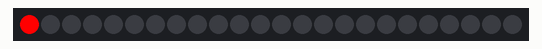
A sketch run on a simulated Arduino Uno, built with avr-gcc and run on an emulated ATmega328P. Parts: 24 RGB LEDs in strip order, left to right.

Above: at 0.05 s.
At 0.86 s:
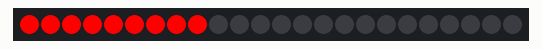
At 1.67 s:
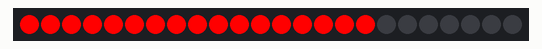
At 3.49 s:
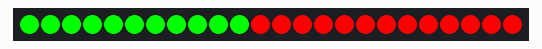
At 5.31 s:
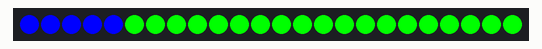
At 7.13 s:
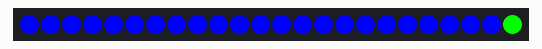

The sketch:

Arduino-Christmas-Tree.ino
```cpp
#include "animations.h"

void setup()
{
  setupAnimations();
}

void loop()
{
  loopAnimations();
}
```

animations.cpp
```cpp
#include "animations.h"

Adafruit_NeoPixel strip = Adafruit_NeoPixel(NUMPIXELS, PIN, NEO_GRB + NEO_KHZ800);

int delayTime = 100;

void setupAnimations()
{
    strip.begin();
    strip.show();
}

void colorWipe(uint32_t color, int wait)
{
    for (int i = 0; i < strip.numPixels(); i++)
    {
        strip.setPixelColor(i, color);
        strip.show();
        delay(wait);
    }
}

void theaterChase(uint32_t color, int wait)
{
    for (int j = 0; j < 10; j++)
    {
        for (int q = 0; q < 3; q++)
        {
            for (int i = 0; i < strip.numPixels(); i += 3)
            {
                strip.setPixelColor(i + q, color);
            }
            strip.show();
            delay(wait);
            for (int i = 0; i < strip.numPixels(); i += 3)
            {
                strip.setPixelColor(i + q, 0);
            }
        }
    }
}

void rainbow(int wait)
{
    for (long firstPixelHue = 0; firstPixelHue < 5 * 65536; firstPixelHue += 256)
    {
        for (int i = 0; i < strip.numPixels(); i++)
        {
            int pixelHue = firstPixelHue + (i * 65536L / strip.numPixels());
            strip.setPixelColor(i, strip.gamma32(strip.ColorHSV(pixelHue)));
        }
        strip.show();
        delay(wait);
    }
}

void loopAnimations()
{
    // Effect: Flashes all colors
    colorWipe(strip.Color(255, 0, 0), delayTime); // RED
    colorWipe(strip.Color(0, 255, 0), delayTime); // GREEN
    colorWipe(strip.Color(0, 0, 255), delayTime); // BLUE

    // Effect: Theater
    theaterChase(strip.Color(127, 127, 127), 50); // WRITE
    theaterChase(strip.Color(127, 0, 0), 50);     // RED
    theaterChase(strip.Color(0, 0, 127), 50);     // BLUE

    // Effect: Rainbow
    rainbow(20);
}
```

animations.h
```cpp
#ifndef ANIMATIONS_H
#define ANIMATIONS_H

#include <Adafruit_NeoPixel.h>

// NeoPixel Settings
#define PIN 6        // Pin connected to the LED ring
#define NUMPIXELS 24 // Number of LEDs in the ring

void setupAnimations();
void colorWipe(uint32_t color, int wait);
void theaterChase(uint32_t color, int wait);
void rainbow(int wait);
void loopAnimations();

#endif
```
